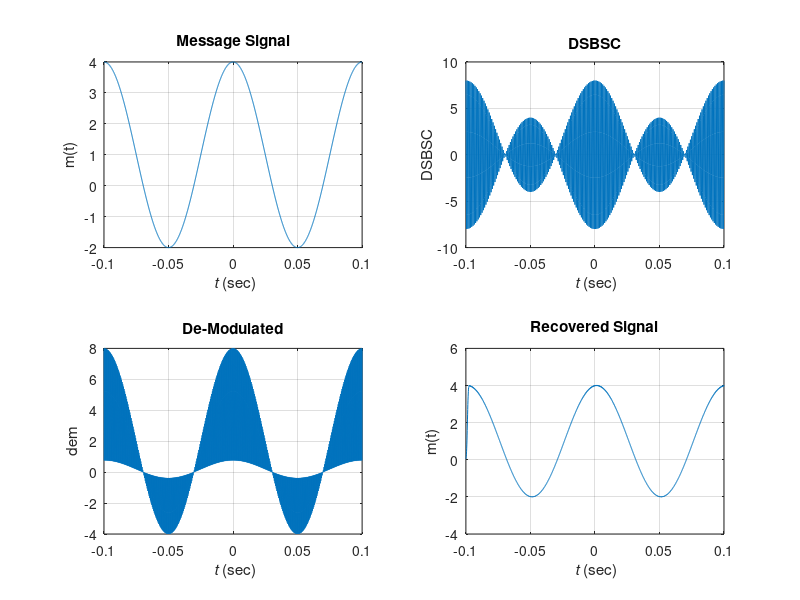
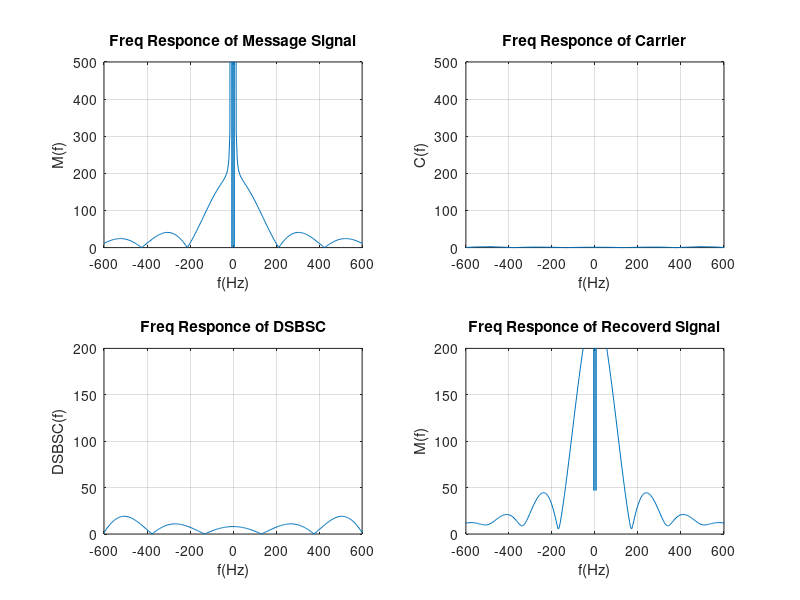

The MATLAB source for these figures, in order:
% =================================== %
% PROGRAMMED BY SHEIKH MUKHTAR HUSSIN %
% =================================== %

%Edited by Vinicius M. de Pinho
%16-10-2016

%I edited the code to show a cos signal, instead of the previous
%triangular one. I modified all the comments.

%Also added the plot of a signal from a test for the analog communication
%course that I'm doing right now.


clear;
close all;
% ===============================
% DSBSC MODULATION SIGNAL (cos)
% ===============================

%The baseband signal
t1 = -0.1:1.e-4:0.1;
m = ((3*cos((10*2*pi*t1))) + 1);

% Frquency of carrier wave
fc = 1000;                                            

%The carrier
c = cos(2*fc*pi*t1);

%Extra signal
x = (m + 4).*c;
figure;
plot (t1,x);
title('x(t) = [m(t) + 4].c');


% Modulation
dsb =  2*m.*c;

% ====================================
% De-Modulation By Synchoronous Method
% ====================================

dem = dsb.*c;

% ==============================
% Filtering out High Frequencies
% ==============================

a = fir1(25,100*1.e-4);
b = 1;
rec = filter(a,b,dem);

fl = length(t1);
fl = 2^ceil(log2(fl));
f = (-fl/2:fl/2-1)/(fl*1.e-4);
% Frequency Responce of Message Signal
mF = fftshift(fft(m,fl));       
 % Frequency Responce of Carrier Signal
cF =  fftshift(fft(c,fl));       
% Frequency Responce of DSBSC
dsbF = fftshift(fft(dsb,fl));  
% Frequency Responce of Recovered Message Signal
recF = fftshift(fft(rec,fl));                           

% =============================
% Ploting signal in time domain
% =============================

figure(1);
subplot(2,2,1);                                    
plot(t1,m);
title('Message Signal');
xlabel('{\it t} (sec)');
ylabel('m(t)');
grid;

subplot(2,2,2);
plot(t1,dsb);
title('DSBSC');
xlabel('{\it t} (sec)');
ylabel('DSBSC');
grid;

subplot(2,2,3);
plot(t1,dem);
title('De-Modulated');
xlabel('{\it t} (sec)');
ylabel('dem')
grid;

subplot(2,2,4);
plot(t1,rec);
title('Recovered Signal');
xlabel('{\it t} (sec)');
ylabel('m(t)');
grid;

% ================================
% Ploting Freq Responce of Signals
% ================================

figure(2);
subplot(2,2,1);                                         
plot(f,abs(mF));
title('Freq Responce of Message Signal');
xlabel('f(Hz)');
ylabel('M(f)');
grid;
axis([-600 600 0 500]);


subplot(2,2,2);
plot(f,abs(cF));
title('Freq Responce of Carrier');
grid;
xlabel('f(Hz)');
ylabel('C(f)');
axis([-600 600 0 500]);


subplot(2,2,3);
plot(f,abs(dsbF));
title('Freq Responce of DSBSC');
xlabel('f(Hz)');
ylabel('DSBSC(f)');
grid;
axis([-600 600 0 200]);

subplot(2,2,4);
plot(f,abs(recF));
title('Freq Responce of Recoverd Signal');
xlabel('f(Hz)');
ylabel('M(f)');
grid;
axis([-600 600 0 200]);